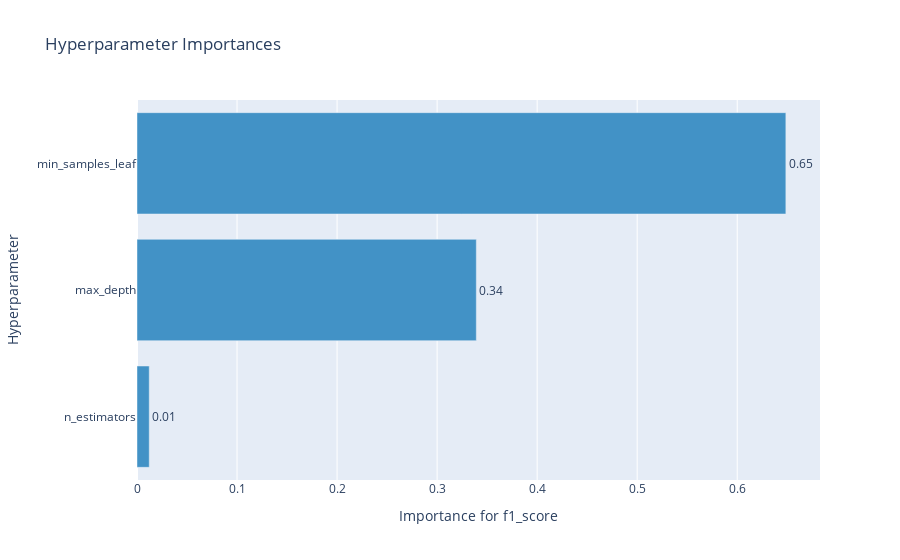

Notebook cell for this chart:
### Markdown cell above
График важности гиперпараметров - помогает понять, какие гиперпараметры вносят больший вклад в минимизацию/максимизацию метрики.

### Code cell
optuna.visualization.plot_param_importances(study, target_name="f1_score")

### Figure 1 — Plotly figure (JSON) as saved in the notebook; plotly's stock layout.template omitted (floating-point values rounded to 4 significant figures)
{"data": [{"cliponaxis": false, "hovertemplate": ["n_estimators (IntDistribution): 0.012236167183554946<extra></extra>", "max_depth (IntDistribution): 0.3391726707490273<extra></extra>", "min_samples_leaf (IntDistribution): 0.6485911620674178<extra></extra>"], "marker": {"color": "rgb(66,146,198)"}, "orientation": "h", "text": ["0.01", "0.34", "0.65"], "textposition": "outside", "type": "bar", "x": [0.01224, 0.3392, 0.6486], "y": ["n_estimators", "max_depth", "min_samples_leaf"]}], "layout": {"showlegend": false, "title": {"text": "Hyperparameter Importances"}, "xaxis": {"title": {"text": "Importance for f1_score"}}, "yaxis": {"title": {"text": "Hyperparameter"}}}}
